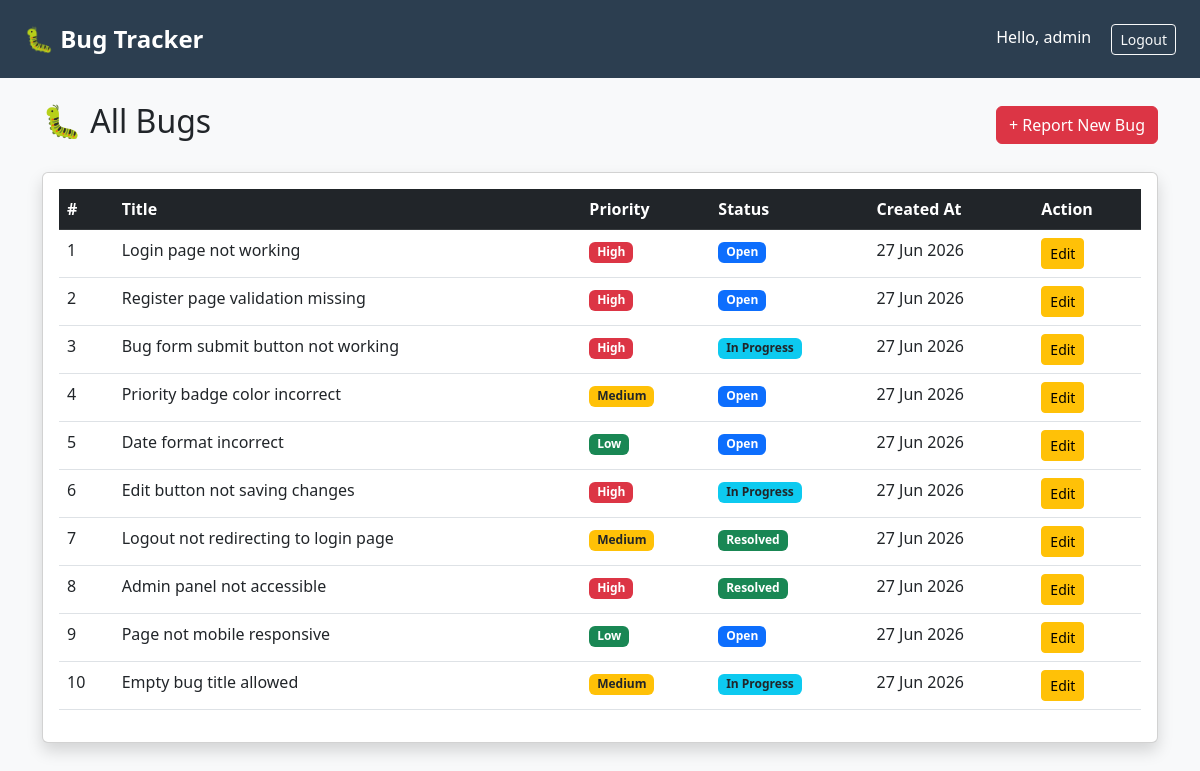
/bugs/ (signed in), run on the app's committed database.
### bugs/models.py (models this page shows, shortened)
class Bug(models.Model):
    PRIORITY_CHOICES = [
        ('High', 'High'),
        ('Medium', 'Medium'),
        ('Low', 'Low'),
    ]
    STATUS_CHOICES = [
        ('Open', 'Open'),
        ('In Progress', 'In Progress'),
        ('Resolved', 'Resolved'),
    ]
    title       = models.CharField(max_length=200)        # Bug title
    description = models.TextField()                       # Bug details
    priority    = models.CharField(max_length=10, choices=PRIORITY_CHOICES, default='Medium')
    status      = models.CharField(max_length=20, choices=STATUS_CHOICES, default='Open')
    created_by  = models.ForeignKey(User, on_delete=models.CASCADE)  # Who created it
    created_at  = models.DateTimeField(auto_now_add=True)  # Auto date/time

### bugs/views.py (the view)
# urls.py: path('', views.bug_list, name='bug_list'),
@login_required
def bug_list(request):
    bugs = Bug.objects.filter(created_by=request.user)
    return render(request, 'bugs/bug_list.html', {'bugs': bugs})

### bugs/templates/bugs/bug_list.html
{% extends 'bugs/base.html' %}
{% block content %}
<div class="d-flex justify-content-between align-items-center mb-4">
    <h2>🐛 All Bugs</h2>
    <a href="{% url 'bug_create' %}" class="btn btn-danger">+ Report New Bug</a>
</div>
<div class="card shadow">
    <div class="card-body">
        <table class="table table-hover">
            <thead class="table-dark">
                <tr>
                    <th>#</th>
                    <th>Title</th>
                    <th>Priority</th>
                    <th>Status</th>
                    <th>Created At</th>
                    <th>Action</th>
                </tr>
            </thead>
            <tbody>
                {% for bug in bugs %}
                <tr>
                    <td>{{ forloop.counter }}</td>
                    <td>{{ bug.title }}</td>
                    <td>
                        {% if bug.priority == 'High' %}
                            <span class="badge bg-danger">High</span>
                        {% elif bug.priority == 'Medium' %}
                            <span class="badge bg-warning text-dark">Medium</span>
                        {% else %}
                            <span class="badge bg-success">Low</span>
                        {% endif %}
                    </td>
                    <td>
                        {% if bug.status == 'Open' %}
                            <span class="badge bg-primary">Open</span>
                        {% elif bug.status == 'In Progress' %}
                            <span class="badge bg-info text-dark">In Progress</span>
                        {% else %}
                            <span class="badge bg-success">Resolved</span>
                        {% endif %}
                    </td>
                    <td>{{ bug.created_at|date:"d M Y" }}</td>
                    <td>
                        <a href="{% url 'bug_update' bug.id %}" class="btn btn-sm btn-warning">Edit</a>
                    </td>
                </tr>
                {% empty %}
                <tr>
                    <td colspan="6" class="text-center text-muted">No bugs reported yet!</td>
                </tr>
                {% endfor %}
            </tbody>
        </table>
    </div>
</div>
{% endblock %}

### bugs/templates/bugs/base.html (shortened to what this page needs)
<!DOCTYPE html>
<html lang="en">
<head>
    <link href="https://cdn.jsdelivr.net/npm/bootstrap@5.3.0/dist/css/bootstrap.min.css" rel="stylesheet">
</head>
<body>
<nav class="navbar navbar-dark px-4 py-3">
    <span class="navbar-brand fw-bold fs-4">🐛 Bug Tracker</span>
    <div>
        <span class="text-white me-3">Hello, {{ request.user.username }}</span>
        <a href="/logout" class="btn btn-outline-light btn-sm">Logout</a>
    </div>
</nav>
<div class="container mt-4">
    {% block content %}
    {% endblock %}
</div>
</body>
</html>

### bugs/templates/bugs/base.html (style rules this page uses)
body { background-color: #f8f9fa; }
.navbar { background-color: #2c3e50; }

### data on the page
Bug: title "Login page not working", priority "High", status "Open", created_at "27 Jun 2026"
Bug: title "Register page validation missing", priority "High", status "Open", created_at "27 Jun 2026"
Bug: title "Bug form submit button not working", priority "High", status "In Progress", created_at "27 Jun 2026"
Bug: title "Priority badge color incorrect", priority "Medium", status "Open", created_at "27 Jun 2026"
Bug: title "Date format incorrect", priority "Low", status "Open", created_at "27 Jun 2026"
Bug: title "Edit button not saving changes", priority "High", status "In Progress", created_at "27 Jun 2026"
Bug: title "Logout not redirecting to login page", priority "Medium", status "Resolved", created_at "27 Jun 2026"
Bug: title "Admin panel not accessible", priority "High", status "Resolved", created_at "27 Jun 2026"
Bug: title "Page not mobile responsive", priority "Low", status "Open", created_at "27 Jun 2026"
Bug: title "Empty bug title allowed", priority "Medium", status "In Progress", created_at "27 Jun 2026"

### other printed values
{{ request.user.username }} "admin"
